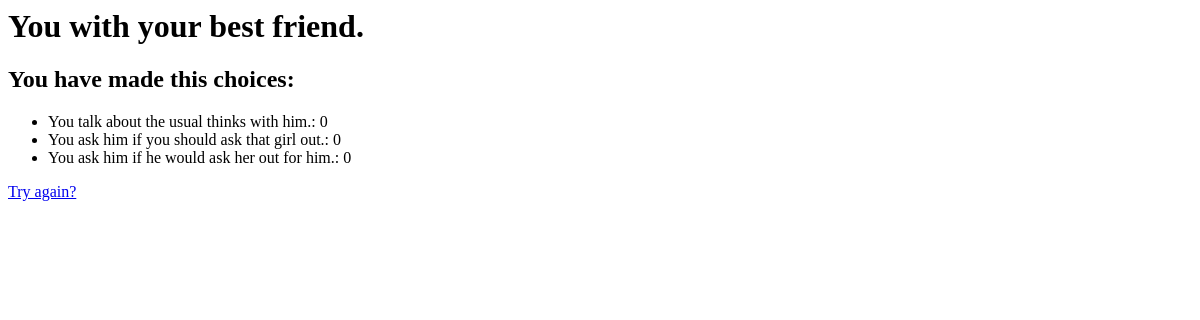
Page /2/results/ on the earlier database version.
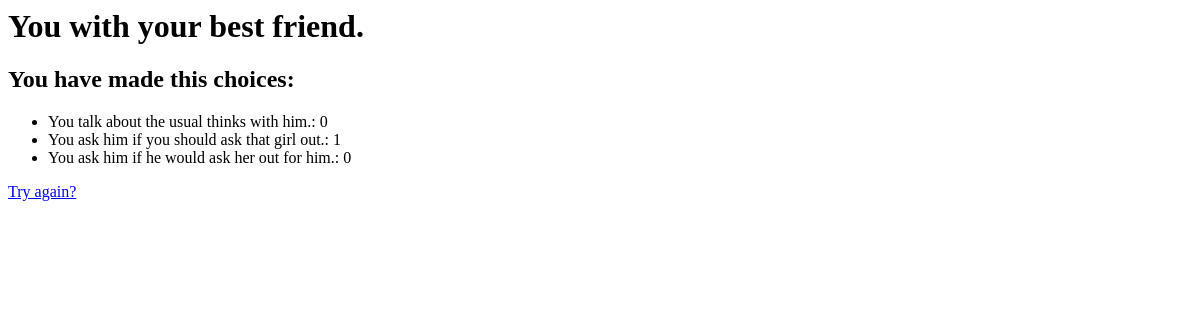
Same page on the later database version.
### polls/models.py (models this page shows, shortened)
class Choice(models.Model):
    question = models.ForeignKey(Question, on_delete=models.CASCADE)
    choice_text = models.CharField(max_length=256)
    votes = models.IntegerField(default=0)

### polls/views.py (the view)
# urls.py: path("<int:question_id>/results/", views.results, name="results"),
def results(request, question_id):
    question = get_object_or_404(Question, pk=question_id)
    return render(request, "polls/results.html", {"question": question})

### polls/templates/polls/results.html
<h1>{{ question.question_text }}</h1>
<h2>You have made this choices:</h2>
<ul>
    {% for choice in question.choice_set.all %}
    <li>{{ choice.choice_text }}: {{ choice.votes }}</li>
    {% endfor %}
</ul>
<a href="{% url 'polls:index' %}">Try again?</a>

Differences in the rows shown:
changed Choice "You ask him if you should ask that girl out.": votes "0" → "1"
